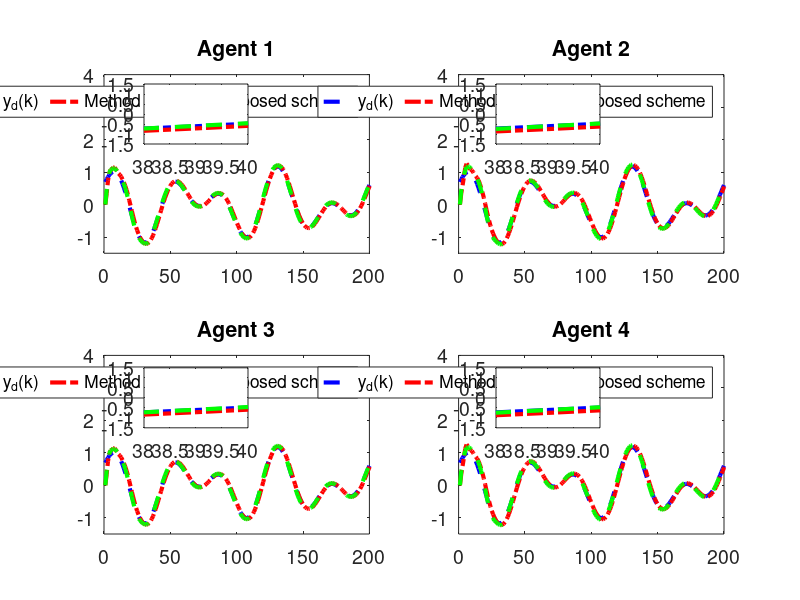

Recreate this plot in MATLAB.
clc; clear;

% Common Parameters
rho = 6.5;            % Gain for control response
eta = 1;              % Adaptive update speed
lamda = 350;          % Model-free parameter
mu = 0.005;           % Adaptive parameter
epsilon = 1e-5;       % Stability threshold
alpha = 15;           % Smoothing factor for error dynamics
T = 0.1;              % Sampling time
m = 200;              % Time steps
rT = 1024;            % Sample rate
font_size = 14;

% Method 1 (MFAC + SMC) Parameters
gamma1_m1 = 0.45;     % Control gains
gamma2_m1 = 0.25;
gamma3_m1 = 0.45;
gamma4_m1 = 0.25;
beta_m1 = 10;         % Sliding mode coefficient
sigma_m1 = 95;        % Sliding mode parameter
tau_m1 = 1e-5;        % Damping term
n_m1 = 600;           % Data size for Method 1
a_m1 = 0.5;           % Plant parameter
ff_gain_m1 = 0.45;    % Feedforward gain

% Method 2 (MFAC only) Parameters
gamma1_m2 = 0;        % Disable SMC
gamma2_m2 = 0;
gamma3_m2 = 0;
gamma4_m2 = 0;
n_m2 = 1024;          % Data size for Method 2
a_m2 = 0.71;           % Plant parameter
ff_gain_m2 = 0.35;     % Feedforward gain

% Nonlinearity coefficients (same for both methods)
nonlinearity1 = 0.02;
nonlinearity2 = 0.02;
nonlinearity3 = 0.02;
nonlinearity4 = 0.02;

% Initialization for both methods
phi1_m1 = zeros(m+1,1); phi2_m1 = zeros(m+1,1); phi3_m1 = zeros(m+1,1); phi4_m1 = zeros(m+1,1);
mfa1_m1 = zeros(m+1,1); mfa2_m1 = zeros(m+1,1); mfa3_m1 = zeros(m+1,1); mfa4_m1 = zeros(m+1,1);
sm1_m1 = zeros(m,1); sm2_m1 = zeros(m,1); sm3_m1 = zeros(m,1); sm4_m1 = zeros(m,1);
y1_m1 = zeros(m+1,1); y2_m1 = zeros(m+1,1); y3_m1 = zeros(m+1,1); y4_m1 = zeros(m+1,1);
u1_m1 = zeros(m,1); u2_m1 = zeros(m,1); u3_m1 = zeros(m,1); u4_m1 = zeros(m,1);
xi1_m1 = zeros(m,1); xi2_m1 = zeros(m,1); xi3_m1 = zeros(m,1); xi4_m1 = zeros(m,1);
s1_m1 = zeros(m,1); s2_m1 = zeros(m,1); s3_m1 = zeros(m,1); s4_m1 = zeros(m,1);

phi1_m2 = zeros(m+1,1); phi2_m2 = zeros(m+1,1); phi3_m2 = zeros(m+1,1); phi4_m2 = zeros(m+1,1);
mfa1_m2 = zeros(m+1,1); mfa2_m2 = zeros(m+1,1); mfa3_m2 = zeros(m+1,1); mfa4_m2 = zeros(m+1,1);
y1_m2 = zeros(m+1,1); y2_m2 = zeros(m+1,1); y3_m2 = zeros(m+1,1); y4_m2 = zeros(m+1,1);
u1_m2 = zeros(m,1); u2_m2 = zeros(m,1); u3_m2 = zeros(m,1); u4_m2 = zeros(m,1);
xi1_m2 = zeros(m,1); xi2_m2 = zeros(m,1); xi3_m2 = zeros(m,1); xi4_m2 = zeros(m,1);

yd = zeros(m+1,1);

% Desired signal (Reference trajectory)
for k = 1:m+1
    yd(k) = 0.6 * sin(0.05 * pi * k) + 0.6 * cos(0.03 * pi * k);
    % yd(k) = 0.6; % Time-invariant constant reference signalx
end

% Method 1 (MFAC + SMC) Simulation
for k = 1:m
    % Adaptive Gain update
    if k == 1
        phi1_m1(k) = 1; phi2_m1(k) = 1; phi3_m1(k) = 1; phi4_m1(k) = 1;
    elseif k == 2
        phi1_m1(k) = phi1_m1(k-1) + (eta * u1_m1(k-1) / (mu + u1_m1(k-1)^2)) * (y1_m1(k) - phi1_m1(k-1)*u1_m1(k-1));
        phi2_m1(k) = phi2_m1(k-1) + (eta * u2_m1(k-1) / (mu + u2_m1(k-1)^2)) * (y2_m1(k) - phi2_m1(k-1)*u2_m1(k-1));
        phi3_m1(k) = phi3_m1(k-1) + (eta * u3_m1(k-1) / (mu + u3_m1(k-1)^2)) * (y3_m1(k) - phi3_m1(k-1)*u3_m1(k-1));
        phi4_m1(k) = phi4_m1(k-1) + (eta * u4_m1(k-1) / (mu + u4_m1(k-1)^2)) * (y4_m1(k) - phi4_m1(k-1)*u4_m1(k-1));
    else
        phi1_m1(k) = phi1_m1(k-1) + (eta * (u1_m1(k-1) - u1_m1(k-2)) / (mu + (u1_m1(k-1) - u1_m1(k-2))^2)) * (y1_m1(k) - y1_m1(k-1) - phi1_m1(k-1) * (u1_m1(k-1) - u1_m1(k-2)));
        phi2_m1(k) = phi2_m1(k-1) + (eta * (u2_m1(k-1) - u2_m1(k-2)) / (mu + (u2_m1(k-1) - u2_m1(k-2))^2)) * (y2_m1(k) - y2_m1(k-1) - phi2_m1(k-1) * (u2_m1(k-1) - u2_m1(k-2)));
        phi3_m1(k) = phi3_m1(k-1) + (eta * (u3_m1(k-1) - u3_m1(k-2)) / (mu + (u3_m1(k-1) - u3_m1(k-2))^2)) * (y3_m1(k) - y3_m1(k-1) - phi3_m1(k-1) * (u3_m1(k-1) - u3_m1(k-2)));
        phi4_m1(k) = phi4_m1(k-1) + (eta * (u4_m1(k-1) - u4_m1(k-2)) / (mu + (u4_m1(k-1) - u4_m1(k-2))^2)) * (y4_m1(k) - y4_m1(k-1) - phi4_m1(k-1) * (u4_m1(k-1) - u4_m1(k-2)));
    end

    % Stability protection
    if k > 2 && (abs(phi1_m1(k)) <= epsilon || abs(u1_m1(k-1) - u1_m1(k-2)) <= epsilon || sign(phi1_m1(k)) ~= sign(phi1_m1(1)))
        phi1_m1(k) = phi1_m1(1);
    end
    if k > 2 && (abs(phi2_m1(k)) <= epsilon || abs(u2_m1(k-1) - u2_m1(k-2)) <= epsilon || sign(phi2_m1(k)) ~= sign(phi2_m1(1)))
        phi2_m1(k) = phi2_m1(1);
    end
    if k > 2 && (abs(phi3_m1(k)) <= epsilon || abs(u3_m1(k-1) - u3_m1(k-2)) <= epsilon || sign(phi3_m1(k)) ~= sign(phi3_m1(1)))
        phi3_m1(k) = phi3_m1(1);
    end
    if k > 2 && (abs(phi4_m1(k)) <= epsilon || abs(u4_m1(k-1) - u4_m1(k-2)) <= epsilon || sign(phi4_m1(k)) ~= sign(phi4_m1(1)))
        phi4_m1(k) = phi4_m1(1);
    end

    % Error dynamics
    xi1_m1(k) = yd(k) - 2*y1_m1(k) + y4_m1(k);
    xi2_m1(k) = y1_m1(k) - 2*y2_m1(k) + y3_m1(k);
    xi3_m1(k) = y2_m1(k) + yd(k) - 2*y3_m1(k);
    xi4_m1(k) = y1_m1(k) + y3_m1(k) - 2*y4_m1(k);

    % Sliding surfaces
    if k == 1
        s1_m1(k) = 0; s2_m1(k) = 0; s3_m1(k) = 0; s4_m1(k) = 0;
    else
        s1_m1(k) = alpha * xi1_m1(k) - xi1_m1(k-1);
        s2_m1(k) = alpha * xi2_m1(k) - xi2_m1(k-1);
        s3_m1(k) = alpha * xi3_m1(k) - xi3_m1(k-1);
        s4_m1(k) = alpha * xi4_m1(k) - xi4_m1(k-1);
    end

    % MFAC updates
    if k == 1
        mfa1_m1(k) = 0; mfa2_m1(k) = 0; mfa3_m1(k) = 0; mfa4_m1(k) = 0;
    else
        mfa1_m1(k) = mfa1_m1(k-1) + (rho * phi1_m1(k)) / (lamda + abs(phi1_m1(k)^2)) * xi1_m1(k);
        mfa2_m1(k) = mfa2_m1(k-1) + (rho * phi2_m1(k)) / (lamda + abs(phi2_m1(k)^2)) * xi2_m1(k);
        mfa3_m1(k) = mfa3_m1(k-1) + (rho * phi3_m1(k)) / (lamda + abs(phi3_m1(k)^2)) * xi3_m1(k);
        mfa4_m1(k) = mfa4_m1(k-1) + (rho * phi4_m1(k)) / (lamda + abs(phi4_m1(k)^2)) * xi4_m1(k);
    end

    % SMC updates
    if k == 1
        sm1_m1(k) = 0; sm2_m1(k) = 0; sm3_m1(k) = 0; sm4_m1(k) = 0;
    else
        sm1_m1(k) = sm1_m1(k-1) + (beta_m1 * phi1_m1(k)) / (sigma_m1 + (phi1_m1(k))^2) * ...
            ( (xi1_m1(k) + (y4_m1(k) - y4_m1(k-1)) + (yd(k+1) - yd(k))) / (1 + 1) ...
            - (xi1_m1(k)) / (alpha * 2) + tau_m1 * sign(s1_m1(k)) );
        sm2_m1(k) = sm2_m1(k-1) + (beta_m1 * phi2_m1(k)) / (sigma_m1 + (phi2_m1(k))^2) * ...
            ( (xi2_m1(k) + (y1_m1(k) - y1_m1(k-1)) + (y3_m1(k) - y3_m1(k-1))) / (1 + 1) ...
            - (xi2_m1(k)) / (alpha * 2) + tau_m1 * sign(s2_m1(k)) );
        sm3_m1(k) = sm3_m1(k-1) + (beta_m1 * phi3_m1(k)) / (sigma_m1 + (phi3_m1(k))^2) * ...
            ( (xi3_m1(k) + (y2_m1(k) - y2_m1(k-1)) + (yd(k+1) - yd(k))) / (1 + 1) ...
            - (xi3_m1(k)) / (alpha * 2) + tau_m1 * sign(s3_m1(k)) );
        sm4_m1(k) = sm4_m1(k-1) + (beta_m1 * phi4_m1(k)) / (sigma_m1 + (phi4_m1(k))^2) * ...
            ( (xi4_m1(k) + (y1_m1(k) - y1_m1(k-1)) + (y3_m1(k) - y3_m1(k-1))) / (1 + 1) ...
            - (xi4_m1(k)) / (alpha * 2) + tau_m1 * sign(s4_m1(k)) );
    end

    % Control signal
    if k == 1
        u1_m1(k) = 0; u2_m1(k) = 0; u3_m1(k) = 0; u4_m1(k) = 0;
    else
        u1_m1(k) = mfa1_m1(k) + gamma1_m1 * sm1_m1(k);
        u2_m1(k) = mfa2_m1(k) + gamma2_m1 * sm2_m1(k);
        u3_m1(k) = mfa3_m1(k) + gamma3_m1 * sm3_m1(k);
        u4_m1(k) = mfa4_m1(k) + gamma4_m1 * sm4_m1(k);
    end
    if k == 1
        y1_m1(k) = 0; y2_m1(k) = 0; y3_m1(k) = 0; y4_m1(k) = 0;
    end

    % Plant model update
    b1_m1 = 1.2 * n_m1 / (rT * 0.2);
    b2_m1 = 1.15 * n_m1 / (rT * 0.2);
    b3_m1 = 1.2 * n_m1 / (rT * 0.2);
    b4_m1 = 1.15 * n_m1 / (rT * 0.2);
    y1_m1(k+1) = a_m1 * y1_m1(k) + b1_m1 * u1_m1(k) - nonlinearity1 * y1_m1(k)^3 + ff_gain_m1;
    y2_m1(k+1) = a_m1 * y2_m1(k) + b2_m1 * u2_m1(k) - nonlinearity2 * y2_m1(k)^2 + ff_gain_m1;
    y3_m1(k+1) = a_m1 * y3_m1(k) + b3_m1 * u3_m1(k) - nonlinearity3 * y3_m1(k)^3 + ff_gain_m1;
    y4_m1(k+1) = a_m1 * y4_m1(k) + b4_m1 * u4_m1(k) - nonlinearity4 * y4_m1(k)^2 + ff_gain_m1;
end

% Method 2 (MFAC only) Simulation
for k = 1:m
    % Adaptive Gain update
    if k == 1
        phi1_m2(k) = 3.0; phi2_m2(k) = 3.0; phi3_m2(k) = 3.0; phi4_m2(k) = 3.0;
    elseif k == 2
        phi1_m2(k) = phi1_m2(k-1) + (eta * u1_m2(k-1) / (mu + u1_m2(k-1)^2)) * (y1_m2(k) - phi1_m2(k-1)*u1_m2(k-1));
        phi2_m2(k) = phi2_m2(k-1) + (eta * u2_m2(k-1) / (mu + u2_m2(k-1)^2)) * (y2_m2(k) - phi2_m2(k-1)*u2_m2(k-1));
        phi3_m2(k) = phi3_m2(k-1) + (eta * u3_m2(k-1) / (mu + u3_m2(k-1)^2)) * (y3_m2(k) - phi3_m2(k-1)*u3_m2(k-1));
        phi4_m2(k) = phi4_m2(k-1) + (eta * u4_m2(k-1) / (mu + u4_m2(k-1)^2)) * (y4_m2(k) - phi4_m2(k-1)*u4_m2(k-1));
    else
        phi1_m2(k) = phi1_m2(k-1) + (eta * (u1_m2(k-1) - u1_m2(k-2)) / (mu + (u1_m2(k-1) - u1_m2(k-2))^2)) * (y1_m2(k) - y1_m2(k-1) - phi1_m2(k-1) * (u1_m2(k-1) - u1_m2(k-2)));
        phi2_m2(k) = phi2_m2(k-1) + (eta * (u2_m2(k-1) - u2_m2(k-2)) / (mu + (u2_m2(k-1) - u2_m2(k-2))^2)) * (y2_m2(k) - y2_m2(k-1) - phi2_m2(k-1) * (u2_m2(k-1) - u2_m2(k-2)));
        phi3_m2(k) = phi3_m2(k-1) + (eta * (u3_m2(k-1) - u3_m2(k-2)) / (mu + (u3_m2(k-1) - u3_m2(k-2))^2)) * (y3_m2(k) - y3_m2(k-1) - phi3_m2(k-1) * (u3_m2(k-1) - u3_m2(k-2)));
        phi4_m2(k) = phi4_m2(k-1) + (eta * (u4_m2(k-1) - u4_m2(k-2)) / (mu + (u4_m2(k-1) - u4_m2(k-2))^2)) * (y4_m2(k) - y4_m2(k-1) - phi4_m2(k-1) * (u4_m2(k-1) - u4_m2(k-2)));
    end

    % Stability protection
    if k > 2 && (abs(phi1_m2(k)) <= epsilon || abs(u1_m2(k-1) - u1_m2(k-2)) <= epsilon || sign(phi1_m2(k)) ~= sign(phi1_m2(1)))
        phi1_m2(k) = phi1_m2(1);
    end
    if k > 2 && (abs(phi2_m2(k)) <= epsilon || abs(u2_m2(k-1) - u2_m2(k-2)) <= epsilon || sign(phi2_m2(k)) ~= sign(phi2_m2(1)))
        phi2_m2(k) = phi2_m2(1);
    end
    if k > 2 && (abs(phi3_m2(k)) <= epsilon || abs(u3_m2(k-1) - u3_m2(k-2)) <= epsilon || sign(phi3_m2(k)) ~= sign(phi3_m2(1)))
        phi3_m2(k) = phi3_m2(1);
    end
    if k > 2 && (abs(phi4_m2(k)) <= epsilon || abs(u4_m2(k-1) - u4_m2(k-2)) <= epsilon || sign(phi4_m2(k)) ~= sign(phi4_m2(1)))
        phi4_m2(k) = phi4_m2(1);
    end

    % Error dynamics
    xi1_m2(k) = yd(k) - 2*y1_m2(k) + y4_m2(k);
    xi2_m2(k) = y1_m2(k) - 2*y2_m2(k) + y3_m2(k);
    xi3_m2(k) = y2_m2(k) + yd(k) - 2*y3_m2(k);
    xi4_m2(k) = y1_m2(k) + y3_m2(k) - 2*y4_m2(k);

    % MFAC updates
    if k == 1
        mfa1_m2(k) = 0; mfa2_m2(k) = 0; mfa3_m2(k) = 0; mfa4_m2(k) = 0;
    else
        mfa1_m2(k) = mfa1_m2(k-1) + (rho * phi1_m2(k)) / (lamda + abs(phi1_m2(k)^2)) * xi1_m2(k);
        mfa2_m2(k) = mfa2_m2(k-1) + (rho * phi2_m2(k)) / (lamda + abs(phi2_m2(k)^2)) * xi2_m2(k);
        mfa3_m2(k) = mfa3_m2(k-1) + (rho * phi3_m2(k)) / (lamda + abs(phi3_m2(k)^2)) * xi3_m2(k);
        mfa4_m2(k) = mfa4_m2(k-1) + (rho * phi4_m2(k)) / (lamda + abs(phi4_m2(k)^2)) * xi4_m2(k);
    end

    % Control signal
    if k == 1
        u1_m2(k) = 0; u2_m2(k) = 0; u3_m2(k) = 0; u4_m2(k) = 0;
    else
        u1_m2(k) = mfa1_m2(k);
        u2_m2(k) = mfa2_m2(k);
        u3_m2(k) = mfa3_m2(k);
        u4_m2(k) = mfa4_m2(k);
    end
    if k == 1
        y1_m2(k) = 0; y2_m2(k) = 0; y3_m2(k) = 0; y4_m2(k) = 0;
    end

    % Plant model update
    b1_m2 = 1.2 * n_m2 / (rT * 0.2);
    b2_m2 = 1.15 * n_m2 / (rT * 0.2);
    b3_m2 = 1.2 * n_m2 / (rT * 0.2);
    b4_m2 = 1.15 * n_m2 / (rT * 0.2);
    y1_m2(k+1) = a_m2 * y1_m2(k) + b1_m2 * u1_m2(k) - nonlinearity1 * y1_m2(k)^3 + ff_gain_m2;
    y2_m2(k+1) = a_m2 * y2_m2(k) + b2_m2 * u2_m2(k) - nonlinearity2 * y2_m2(k)^2 + ff_gain_m2;
    y3_m2(k+1) = a_m2 * y3_m2(k) + b3_m2 * u3_m2(k) - nonlinearity3 * y3_m2(k)^3 + ff_gain_m2;
    y4_m2(k+1) = a_m2 * y4_m2(k) + b4_m2 * u4_m2(k) - nonlinearity4 * y4_m2(k)^2 + ff_gain_m2;
end

% Calculate MSE for both methods
mse_xi1_m1 = mean(xi1_m1.^2); mse_xi2_m1 = mean(xi2_m1.^2);
mse_xi3_m1 = mean(xi3_m1.^2); mse_xi4_m1 = mean(xi4_m1.^2);
mse_xi1_m2 = mean(xi1_m2.^2); mse_xi2_m2 = mean(xi2_m2.^2);
mse_xi3_m2 = mean(xi3_m2.^2); mse_xi4_m2 = mean(xi4_m2.^2);

% Print MSE values
fprintf('Method 1 (MFAC + SMC) MSE:\n');
fprintf('xi1: %.10e\n', mse_xi1_m1);
fprintf('xi2: %.10e\n', mse_xi2_m1);
fprintf('xi3: %.10e\n', mse_xi3_m1);
fprintf('xi4: %.10e\n\n', mse_xi4_m1);
fprintf('Method 2 (MFAC only) MSE:\n');
fprintf('xi1: %.10e\n', mse_xi1_m2);
fprintf('xi2: %.10e\n', mse_xi2_m2);
fprintf('xi3: %.10e\n', mse_xi3_m2);
fprintf('xi4: %.10e\n\n', mse_xi4_m2);

% Time vector
t = 1:m+1; t_err = 1:m;

% Plot outputs (y1, y2, y3, y4) for both methods
figure('Position', [100, 100, 1450, 800]);
% zoom_x_start = 90.2; % Start of zoomed x-range
% zoom_x_end = 96.5; % End of zoomed x-range

zoom_x_start = 38; % Start of zoomed x-range
zoom_x_end = 40; % End of zoomed x-range
for i = 1:4
    subplot(2, 2, i);
    plot(t, yd, '--b', 'LineWidth', 3); hold on;
    if i == 1
        plot(t, y1_m2, '-.r', 'LineWidth', 3);
        plot(t, y1_m1, '--g', 'LineWidth', 3);
        
        title('Agent 1'); grid off;
        legend('y_d(k)',  'Method [1]','Proposed scheme','orientation', 'horizontal');
        set(gca, 'FontSize', font_size);
        xlim([0 m]); % X-axis starts from 0
        ylim([-1.5 4]); % Y-axis limits for Agent 1


        axes('Position', [0.18,0.76,0.13,0.10]);
        box on; hold on;
        plot(t, yd, '-.b', 'LineWidth', 3)
        plot(t, y1_m2, '-.r', 'LineWidth', 3);
        plot(t, y1_m1, '--g', 'LineWidth', 3);
        xlim([zoom_x_start zoom_x_end]);
        % yticks([-0.4,0,0.2]);
        set(gca, 'FontSize', font_size);

        
        
    elseif i == 2
        plot(t, y2_m2, '-.r', 'LineWidth', 3);
        plot(t, y2_m1, '--g', 'LineWidth', 3);


        title('Agent 2'); grid off;
        legend('y_d(k)',  'Method [1]','Proposed scheme','orientation', 'horizontal');
        set(gca, 'FontSize', font_size);
        xlim([0 m]); % X-axis starts from 0
        ylim([-1.5 4]); % Y-axis limits for Agent 1

        axes('Position', [0.62,0.76,0.13,0.10]);
        box on; hold on;
        plot(t, yd, '-.b', 'LineWidth', 3)
        plot(t, y2_m2, '-.r', 'LineWidth', 3);
        plot(t, y2_m1, '--g', 'LineWidth', 3);
        xlim([zoom_x_start zoom_x_end]);
        % yticks([-0.4,0,0.2]);
        set(gca, 'FontSize', font_size);
    elseif i == 3
        plot(t, y3_m2, '-.r', 'LineWidth', 3);
        plot(t, y3_m1, '--g', 'LineWidth', 3);

        title('Agent 3'); grid off;
        legend('y_d(k)',  'Method [1]','Proposed scheme','orientation', 'horizontal');
        set(gca, 'FontSize', font_size);
        xlim([0 m]); % X-axis starts from 0
        ylim([-1.5 4]); % Y-axis limits for Agent 1

        axes('Position', [0.18,0.287,0.13,0.10]);
        box on; hold on;
        plot(t, yd, '-.b', 'LineWidth', 3)
        plot(t, y3_m2, '-.r', 'LineWidth', 3);
        plot(t, y3_m1, '--g', 'LineWidth', 3);
        xlim([zoom_x_start zoom_x_end]);
        % yticks([-0.4,0,0.2]);
        set(gca, 'FontSize', font_size);
    else
        plot(t, y4_m2, '-.r', 'LineWidth', 3);
        plot(t, y4_m1, '--g', 'LineWidth', 3);

        title('Agent 4'); grid off;
        legend('y_d(k)',  'Method [1]','Proposed scheme','orientation', 'horizontal');
        set(gca, 'FontSize', font_size);
        xlim([0 m]); % X-axis starts from 0
        ylim([-1.5 4]); % Y-axis limits for Agent 1

        axes('Position', [0.62,0.287,0.13,0.10]);
        box on; hold on;
        plot(t, yd, '-.b', 'LineWidth', 3)
        plot(t, y4_m2, '-.r', 'LineWidth', 3);
        plot(t, y4_m1, '--g', 'LineWidth', 3);
        xlim([zoom_x_start zoom_x_end]);
        % yticks([-0.4,0,0.2]);
        set(gca, 'FontSize', font_size);
    end
    % grid off;
    % legend('y_d(k)',  'y (MFAC only)','y (MFAC + SMC)', 'Orientation', 'horizontal');
    % set(gca, 'FontSize', font_size);

end

% Plot 4 subplots

% figure('Position', [100, 100, 1450, 800]);
% % figure('Position', [100, 100, 15*100, 7.5*100]); % [left, bottom, width, height] in pixels
% subplot(2,2,1);
% plot(t(1:end-1), xi1, '-.b', 'LineWidth', 2.5);
% title('Agent 1'); grid off;
% legend('\xi_1(k)','y_1','Orientation', 'horizontal');
% set(gca, 'FontSize', font_size);
% xlim([0 m]); % X-axis starts from 0
% ylim([-2 3]); % Y-axis limits for Agent 1

% zoom_x_start_xi = 50; % Start of zoomed x-range
% zoom_x_end_xi = 100; % End of zoomed x-range0.20,0.79,0.13,0.10
% axes('Position', [0.20,0.765,0.15,0.13]);
% box on; hold on;
% plot(t(1:end-1), xi1, '-.b', 'LineWidth', 2.5);
% xlim([zoom_x_start_xi zoom_x_end_xi]);
% % yticks([-2.000000000000000e-04,0,2.000000000000000e-04,4.000000000000001e-04,6.000000000000001e-04]);
% set(gca, 'FontSize', font_size);

% subplot(2,2,2);
% plot(t(1:end-1), xi2, '-.b', 'LineWidth', 2.5);
% title('Agent 2'); grid off;
% legend('\xi_2(k)','y_2','Orientation', 'horizontal');
% set(gca, 'FontSize', font_size);
% xlim([0 m]); % X-axis starts from 0
% ylim([-2 3]); % Y-axis limits for Agent 2

% axes('Position', [0.65,0.765,0.15,0.13]);
% box on; hold on;
% plot(t(1:end-1), xi2, '-.b', 'LineWidth', 2.5);
% xlim([zoom_x_start_xi zoom_x_end_xi]);
% % yticks([-2.000000000000000e-04,0,2.000000000000000e-04,4.000000000000001e-04,6.000000000000001e-04]);
% set(gca, 'FontSize', font_size);

% subplot(2,2,3);
% plot(t(1:end-1), xi3, '-.b', 'LineWidth', 2.5);
% title('Agent 3'); grid off;
% legend('\xi_3(k)','y_3','Orientation', 'horizontal');
% set(gca, 'FontSize', font_size);
% xlim([0 m]); % X-axis starts from 0
% ylim([-2 3]); % Y-axis limits for Agent 2

% axes('Position', [0.20,0.290,0.15,0.13]);
% box on; hold on;
% plot(t(1:end-1), xi3, '-.b', 'LineWidth', 2.5);
% xlim([zoom_x_start_xi zoom_x_end_xi]);
% % yticks([0.599,0.6,0.601]);
% set(gca, 'FontSize', font_size);

% subplot(2,2,4);
% plot(t(1:end-1), xi4, '-.b', 'LineWidth', 2.5);
% title('Agent 4'); grid off;
% legend('\xi_4(k)','y_4','Orientation', 'horizontal');
% set(gca, 'FontSize', font_size);
% xlim([0 m]); % X-axis starts from 0
% ylim([-2 3]); % Y-axis limits for Agent 4

% axes('Position', [0.65,0.290,0.15,0.13]);
% box on; hold on;
% plot(t(1:end-1), xi4, '-.b', 'LineWidth', 2.5);
% xlim([zoom_x_start_xi zoom_x_end_xi]);
% % xticks([64,64.5,65])
% % yticks([-1.000000000000000e-04,0,1.000000000000000e-04]);
% set(gca, 'FontSize', font_size);
% hold off;
